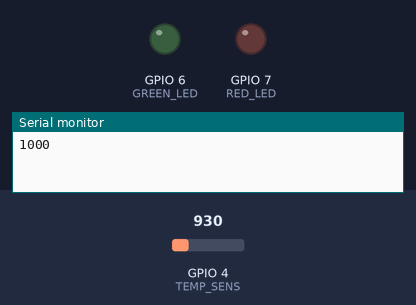
The sketch below on a simulated ESP32-S3. Shown: output pins drawn as LEDs (lit = HIGH), the last lines printed to the serial monitor. Inputs (shaded band) come from the test bench; at power-on: GPIO 4 (TEMP_SENS) = 930. WiFi joins after 1.5 s; servers stay silent unless stated; no MQTT or app messages arrive unless stated.

Above: at 0.1 s.
At 0.6 s:
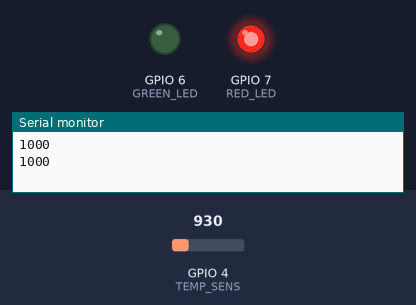
At 2.6 s:
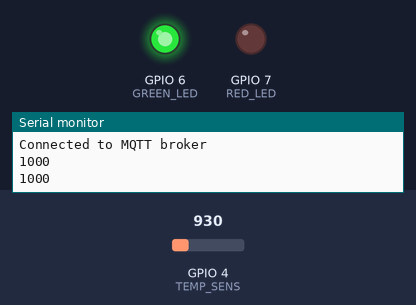
Timing chart, 0 to 4.1 s (numbered marks = the images above):
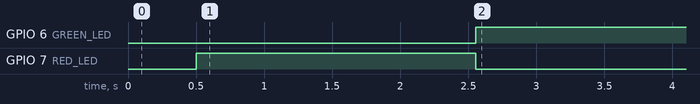

The sketch:

esp32.ino
```cpp
#include <WiFi.h>
#include <PubSubClient.h>

#define GREEN_LED 6
#define RED_LED 7
#define TEMP_SENS 4

#define WIFI_NOT_CONNECTED 0
#define WIFI_RECONNECT 1
#define MQTT_NOT_CONNECTED 2
#define OPERATING 3

const float VOLTAGE_REF = 3.3; // ESP32 reference voltage
const int ADC_RESOLUTION = 4095; // 12-bit ADC resolution

// WiFi credentials
const char* ssid = "Vodafone-A88608562";
const char* password = "6h7waw6tllpabakv";

// MQTT info
const char* mqttServer = "192.168.1.5";
const int mqttPort = 1883;

int greenLedStatus = LOW;
int redLedStatus = LOW;
int state = WIFI_NOT_CONNECTED;
int frequency = 1000;
float temp = 0.0;
char tempS[5];

WiFiClient espClient;
PubSubClient client(espClient);

void callback(char* topic, byte* payload, unsigned int length) {
  char message[length + 1];  // Array di caratteri per contenere il payload più il terminatore null '\0'
  memcpy(message, payload, length);
  message[length] = '\0';
  frequency = atoi(message);
}

void setup() {
  Serial.begin(9600);

  WiFi.begin(ssid, password);
  client.setServer(mqttServer, mqttPort);
  client.setCallback(callback);
  client.setKeepAlive(60);

  pinMode(GREEN_LED, OUTPUT);
  pinMode(RED_LED, OUTPUT);
}

void loop() {
  Serial.println(frequency);
  temp = ((analogRead(TEMP_SENS) / (float)ADC_RESOLUTION) * VOLTAGE_REF - 0.5) * 100.0;
  setLed();

  switch (state)
  {
    case WIFI_NOT_CONNECTED:
      if (WiFi.status() != WL_CONNECTED) {
        delay(500);
        if (redLedStatus == LOW) {
            redLedStatus = HIGH;
            greenLedStatus = LOW;
        }
      } else {
        Serial.println("Connected to WiFi");
        state = MQTT_NOT_CONNECTED;
      }
      break;

    case WIFI_RECONNECT:
      WiFi.disconnect();
      WiFi.reconnect();
      state = WIFI_NOT_CONNECTED;
      break;

    case MQTT_NOT_CONNECTED:
      if (WiFi.status() != WL_CONNECTED) {
        state = WIFI_RECONNECT;
      }

      if (!client.connected()) {
        Serial.println("Connecting to MQTT...");
        if (client.connect("esp32")) {
          Serial.println("Connected to MQTT broker");
          // Subscribe to a topic
          client.subscribe("CU/frequency");
          state = OPERATING;
        } else {
          Serial.print("Failed with state ");
          Serial.println(client.state());
          if (redLedStatus == LOW) {
            redLedStatus = HIGH;
            greenLedStatus = LOW;
          }
          delay(2000);
        }
      }
      break;

    case OPERATING:
      if (WiFi.status() != WL_CONNECTED) {
        state = WIFI_RECONNECT;
      }

      client.loop();

      if (greenLedStatus == LOW) {
        greenLedStatus = HIGH;
        redLedStatus = LOW;
      }

      if (!client.connected()) {
        Serial.println("MQTT disconnesso! Riconnessione...");
        state = MQTT_NOT_CONNECTED;
      } else {
        dtostrf(temp, 3, 2, tempS);
        client.publish("esp32/temperature", tempS);
        delay(frequency);
      }
      break;

    default:
      break;
  }
}

void setLed() {
  digitalWrite(GREEN_LED, greenLedStatus);
  digitalWrite(RED_LED, redLedStatus);
}
```

Measured:
- by itself, GPIO 6 (GREEN_LED): LOW → HIGH at 2.6 s
- by itself, GPIO 7 (RED_LED): LOW → HIGH at 0.50 s, → LOW 2.1 s later
